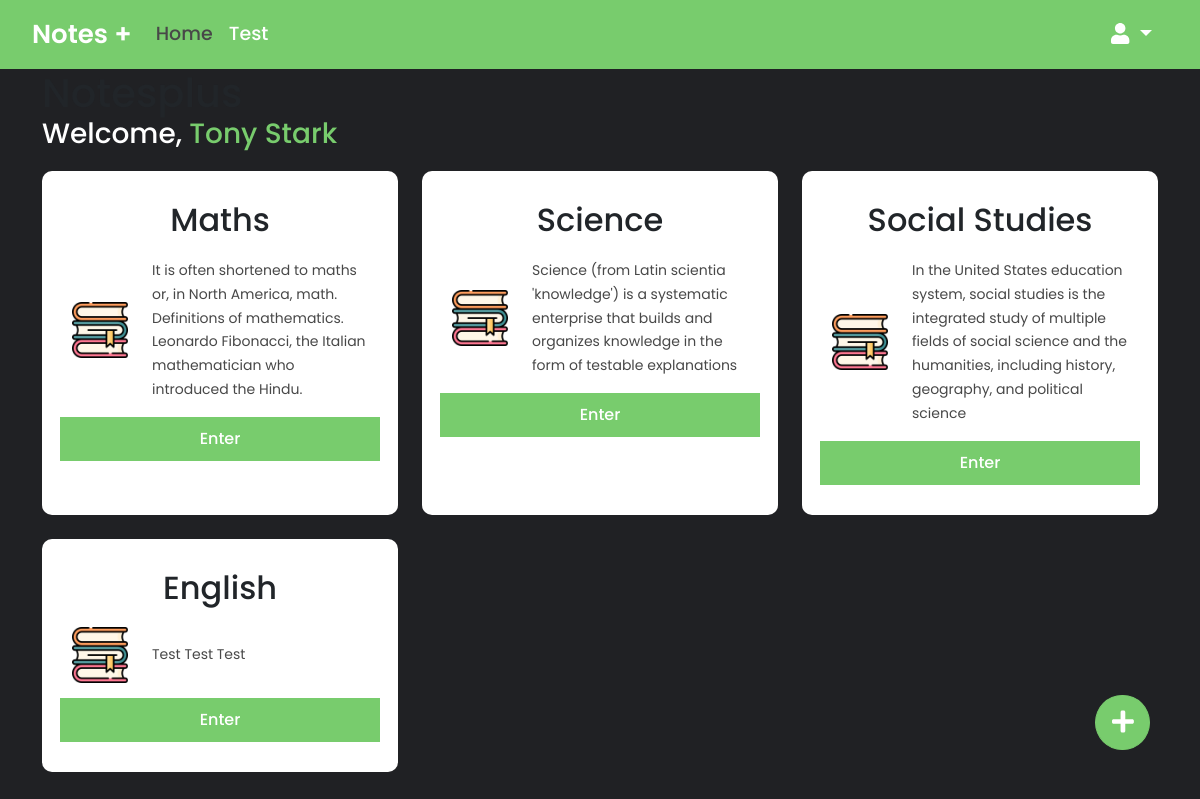
Screenshot of /index.php (signed in) with the database file from the repository.
### tables this page shows
CREATE TABLE `subjects` (
  `id` int(11) NOT NULL,
  `subject` varchar(110) NOT NULL,
  `description` varchar(350) NOT NULL
);

### functions.php (called while the page is built, shortened)
<?php
function role($conn)
{
    if (isset($_SESSION['email'])) {
        $email = $_SESSION['email'];
        $query = "SELECT role from users WHERE email = '$email'";
        $result = mysqli_query($conn, $query);
        $row = mysqli_fetch_assoc($result);
        if ($row['role'] == 'admin') {
            return true;
        }else{
            return false;
        }
    }else{
        return false;
    }
}

### index.php (the view, shortened to what this page needs)
<?php
include('connection.php');
include('functions.php');
include('includes/head.php');
$page = 'home';
include('includes/navbar.php');
?>
<div class="container">
    <h1>Notesplus</h1>
    <h3 class="name">Welcome, <span> <?php echo $_SESSION['name'];?></span></h3>
    <div class="row g-4">
        <?php
        $query = "SELECT * FROM subjects";
        $result = mysqli_query($conn, $query);
        for ($i = 0; $i < mysqli_num_rows($result); $i++) {
            $subDetails = mysqli_fetch_assoc($result);
        ?>
            <div class="col-sm-4">
                <div class="subject-box">
                    <h2><?php echo $subDetails['subject']; ?></h2>
                    <div class="row align-items-center">
                        <div class="col-3">
                            <img class="img-fluid" src="images/books.png" alt="Books">
                        </div>
                        <div class="col-9">
                            <p><?php echo $subDetails['description']; ?></p>
                        </div>
                        <a href="subjectpage.php?sid=<?php echo $subDetails['id'] ?>" class="btn-custom">Enter</a>
                    </div>
                </div>
            </div>
        <?php
        }
        ?>
    </div>
</div>
<?php
if (role($conn)) {
?>
    <button type="button" class="btn btn-custom rounded-circle addSubBtn" data-bs-toggle="modal" data-bs-target="#exampleModal">
        <i class="fas fa-plus"></i>
    </button>
<?php
}
?>
<?php include('includes/foot.php') ?>

### includes/head.php (shortened to what this page needs)
<!DOCTYPE html>
<html lang="en">
<head>
    <link rel="stylesheet" href="css/fontawesome.min.css">
    <link rel="stylesheet" href="css/bootstrap.min.css">
    <link rel="stylesheet" href="css/style.css">
</head>
<body>

### includes/navbar.php (shortened to what this page needs)
<nav class="navbar navbar-expand-lg">
    <div class="container-fluid">
        <a class="navbar-brand" href="../notesplus/index.php">Notes +</a>
        <div class="collapse navbar-collapse" id="navbarSupportedContent">
            <ul class="navbar-nav me-auto mb-2 mb-lg-0">
                <li class="nav-item">
                    <a class="nav-link <?php if ($page == 'home') {
                                            echo 'active';
                                        } ?>" aria-current="page" href="../notesplus/index.php">Home</a>
                </li>
                <li class="nav-item">
                    <a class="nav-link" aria-current="page" href="../notesplus/index.php">Test</a>
                </li>
            </ul>
            <form class="d-flex">
                <li class="nav-item dropdown">
                    <a class="nav-link dropdown-toggle" href="#" id="navbarDropdown" role="button" data-bs-toggle="dropdown" aria-expanded="false">
                        <i class="fas fa-user"></i>
                    </a>
                </li>
            </form>
        </div>
    </div>
</nav>

### includes/foot.php (shortened to what this page needs)
</body>
</html>

### css/style.css (style rules this page uses)
:root { --primary: #78cc6d; --text: #484848; }
* { margin: 0; padding: 0; box-sizing: border-box }
a { color: var(--primary); text-decoration: none; }
body, html { height: 100%; font-family: 'Poppins', sans-serif; background-color: #202124; }
h1, h2, h3, h4, h5, h6 { margin: 0; }
p { font-family: 'Poppins', sans-serif; font-size: 14px; line-height: 1.7; color: var(--text); margin: 0 }
ul, li { margin: 0; list-style-type: none }
.btn-custom { width: 100%; background-color: var(--primary); border-color: var(--primary); padding: 10px; color: white; font-weight: 500; transition: 0.3s; display: inline-block; }
.subject-box { background-color: white; padding: 30px; border-radius: 10px; height: 100%; }
.subject-box a.btn-custom { text-align: center; margin-top: 15px; }
.subject-box h2 { text-align: center; margin-bottom: 20px; }
.name { color: white; margin-bottom: 20px; }
.name span { color: var(--primary); }
.addSubBtn { position: absolute; display: inline-block; width: auto; right: 50px; bottom: 50px; font-size: 25px; padding: 8px 15.5px; }
.navbar { background-color: var(--primary); padding: 10px 20px; }
.navbar .navbar-brand { color: white; font-weight: 600; font-size: 26px; }
.navbar-nav .nav-link { color: white; font-weight: 500; font-size: 19px; }
.navbar-nav .nav-link.active { color: var(--text); }
.navbar .nav-link.dropdown-toggle { color: white; font-size: 21px; }

### rows the page displays
subjects: subject "Maths", description "It is often shortened to maths or, in North America, math. Definitions of mathematics. Leonardo Fibonacci, the Italian mathematician who introduced the Hindu."
subjects: subject "Science", description "Science (from Latin scientia 'knowledge') is a systematic enterprise that builds and organizes knowledge in the form of testable explanations"
subjects: subject "Social Studies", description "In the United States education system, social studies is the integrated study of multiple fields of social science and the humanities, including history, geography, and political science"
subjects: subject "English", description "Test Test Test"

### other values shown
$_SESSION['name'] "Tony Stark"
